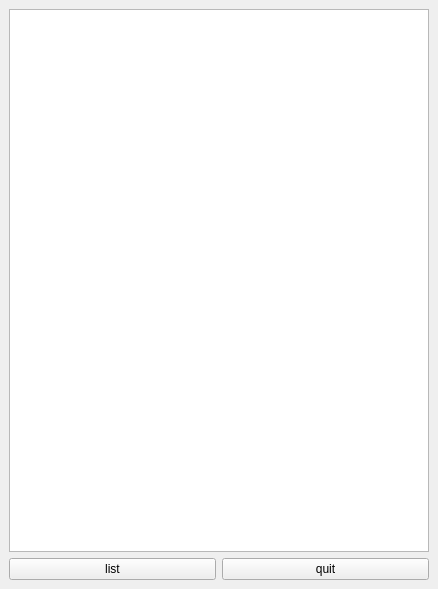
<?xml version="1.0" encoding="UTF-8"?>
<ui version="4.0">
 <class>rootWindow</class>
 <widget class="QMainWindow" name="rootWindow">
  <property name="geometry">
   <rect>
    <x>0</x>
    <y>0</y>
    <width>438</width>
    <height>589</height>
   </rect>
  </property>
  <property name="windowTitle">
   <string>MainWindow</string>
  </property>
  <widget class="QWidget" name="rootWidget">
   <layout class="QGridLayout" name="gridLayout">
    <item row="0" column="0">
     <layout class="QVBoxLayout" name="verticalLayout">
      <item>
       <widget class="QListWidget" name="listWidget">
        <property name="font">
         <font>
          <family>Monospace</family>
          <pointsize>10</pointsize>
         </font>
        </property>
        <property name="toolTip">
         <string>&lt;html&gt;&lt;head/&gt;&lt;body&gt;&lt;p&gt;tooltip&lt;/p&gt;&lt;/body&gt;&lt;/html&gt;</string>
        </property>
        <property name="selectionMode">
         <enum>QAbstractItemView::ExtendedSelection</enum>
        </property>
       </widget>
      </item>
      <item>
       <layout class="QHBoxLayout" name="horizontalLayout">
        <item>
         <widget class="QPushButton" name="btnBrowse">
          <property name="text">
           <string>list</string>
          </property>
         </widget>
        </item>
        <item>
         <widget class="QPushButton" name="btnQuit">
          <property name="text">
           <string>quit</string>
          </property>
         </widget>
        </item>
       </layout>
      </item>
     </layout>
    </item>
   </layout>
  </widget>
 </widget>
 <resources/>
 <connections/>
</ui>
